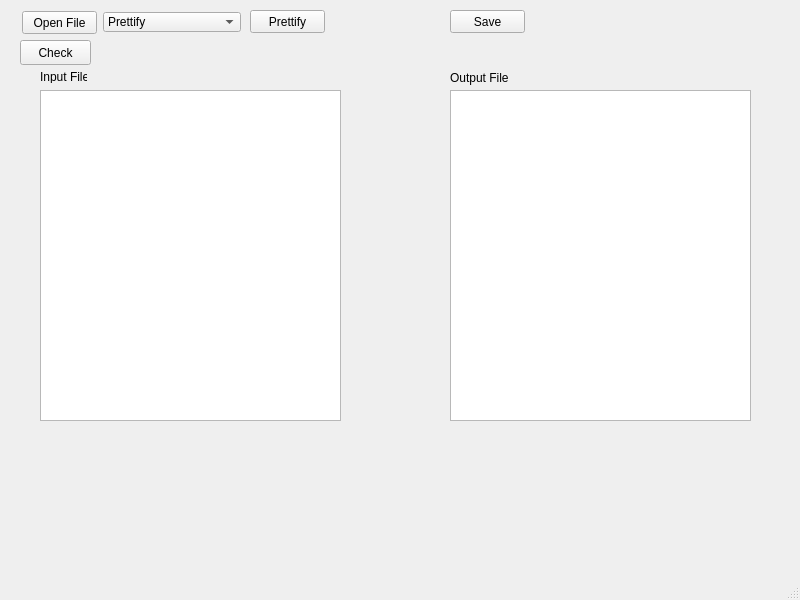
<?xml version="1.0" encoding="UTF-8"?>
<ui version="4.0">
 <class>MainWindow</class>
 <widget class="QMainWindow" name="MainWindow">
  <property name="geometry">
   <rect>
    <x>0</x>
    <y>0</y>
    <width>800</width>
    <height>600</height>
   </rect>
  </property>
  <property name="windowTitle">
   <string>MainWindow</string>
  </property>
  <widget class="QWidget" name="centralwidget">
   <widget class="QPushButton" name="Save_Button">
    <property name="geometry">
     <rect>
      <x>450</x>
      <y>10</y>
      <width>75</width>
      <height>23</height>
     </rect>
    </property>
    <property name="text">
     <string>Save</string>
    </property>
   </widget>
   <widget class="QPlainTextEdit" name="input_text">
    <property name="geometry">
     <rect>
      <x>40</x>
      <y>90</y>
      <width>301</width>
      <height>331</height>
     </rect>
    </property>
   </widget>
   <widget class="QPlainTextEdit" name="output_text">
    <property name="geometry">
     <rect>
      <x>450</x>
      <y>90</y>
      <width>301</width>
      <height>331</height>
     </rect>
    </property>
   </widget>
   <widget class="QLabel" name="label">
    <property name="geometry">
     <rect>
      <x>40</x>
      <y>70</y>
      <width>47</width>
      <height>13</height>
     </rect>
    </property>
    <property name="text">
     <string>Input File :</string>
    </property>
   </widget>
   <widget class="QLabel" name="label_2">
    <property name="geometry">
     <rect>
      <x>450</x>
      <y>70</y>
      <width>61</width>
      <height>16</height>
     </rect>
    </property>
    <property name="text">
     <string>Output File</string>
    </property>
   </widget>
   <widget class="QPushButton" name="OpenFileButton">
    <property name="geometry">
     <rect>
      <x>22</x>
      <y>11</y>
      <width>75</width>
      <height>23</height>
     </rect>
    </property>
    <property name="text">
     <string>Open File</string>
    </property>
   </widget>
   <widget class="QComboBox" name="comboBox">
    <property name="geometry">
     <rect>
      <x>103</x>
      <y>12</y>
      <width>138</width>
      <height>20</height>
     </rect>
    </property>
    <item>
     <property name="text">
      <string>Prettify </string>
     </property>
    </item>
    <item>
     <property name="text">
      <string>Check XML Consistency</string>
     </property>
    </item>
    <item>
     <property name="text">
      <string>Convert to JSON</string>
     </property>
    </item>
    <item>
     <property name="text">
      <string>Perform a query</string>
     </property>
    </item>
   </widget>
   <widget class="QPushButton" name="Prettify_Button">
    <property name="geometry">
     <rect>
      <x>250</x>
      <y>10</y>
      <width>75</width>
      <height>23</height>
     </rect>
    </property>
    <property name="text">
     <string>Prettify</string>
    </property>
   </widget>
   <widget class="QPushButton" name="check_button">
    <property name="geometry">
     <rect>
      <x>20</x>
      <y>40</y>
      <width>71</width>
      <height>25</height>
     </rect>
    </property>
    <property name="text">
     <string>Check</string>
    </property>
   </widget>
   <zorder>OpenFileButton</zorder>
   <zorder>comboBox</zorder>
   <zorder>Save_Button</zorder>
   <zorder>input_text</zorder>
   <zorder>output_text</zorder>
   <zorder>label</zorder>
   <zorder>label_2</zorder>
   <zorder>Prettify_Button</zorder>
   <zorder>check_button</zorder>
  </widget>
  <widget class="QMenuBar" name="menubar">
   <property name="geometry">
    <rect>
     <x>0</x>
     <y>0</y>
     <width>800</width>
     <height>22</height>
    </rect>
   </property>
  </widget>
  <widget class="QStatusBar" name="statusbar"/>
 </widget>
 <resources/>
 <connections/>
</ui>
